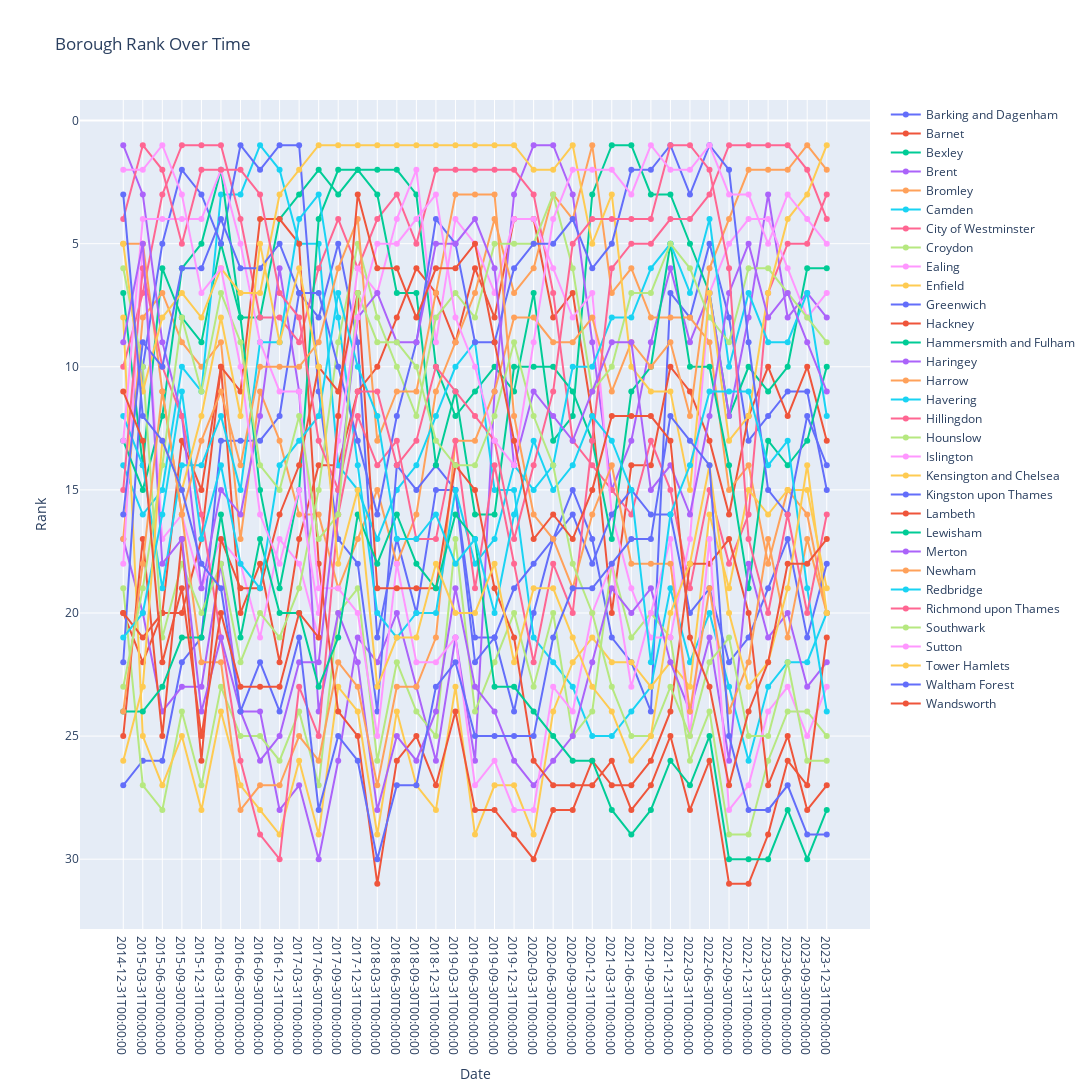

The notebook cell this image was saved under:
### Code cell
import plotly.graph_objects as go

df_alluvial = gran.pivot_table(index='Borough', columns='Date', values='Rank').reset_index()
df_alluvial_melted = df_alluvial.melt(id_vars=['Borough'], var_name='Date', value_name='Rank')

fig = go.Figure()

for borough in df_alluvial['Borough']:
    borough_data = df_alluvial_melted[df_alluvial_melted['Borough'] == borough]
    fig.add_trace(go.Scatter(
        x=borough_data['Date'],
        y=borough_data['Rank'],
        mode='lines+markers',
        name=borough
    ))

fig.update_layout(
    title='Borough Rank Over Time',
    xaxis_title='Date',
    yaxis_title='Rank',
    yaxis=dict(autorange='reversed'),
    showlegend=True,
    xaxis=dict(type='category'),
    width=1100,  # Increase width
    height=1100  # Increase height
)

fig.show()
